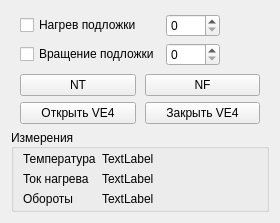
        <widget class="QWidget" name="tab_blockRasp">
         <attribute name="icon">
          <iconset resource="resources.qrc">
           <normaloff>:/icons/icons/icons8-integrated-circuit-100.png</normaloff>:/icons/icons/icons8-integrated-circuit-100.png</iconset>
         </attribute>
         <attribute name="title">
          <string>Блок распределительный</string>
         </attribute>
         <layout class="QVBoxLayout" name="verticalLayout_3">
          <property name="spacing">
           <number>2</number>
          </property>
          <item>
           <layout class="QGridLayout" name="gridLayout_1_blockRasp">
            <property name="leftMargin">
             <number>9</number>
            </property>
            <property name="topMargin">
             <number>3</number>
            </property>
            <property name="rightMargin">
             <number>9</number>
            </property>
            <property name="bottomMargin">
             <number>3</number>
            </property>
            <property name="spacing">
             <number>6</number>
            </property>
            <item row="0" column="1">
             <widget class="QSpinBox" name="spinBox_current_heat">
              <property name="maximum">
               <number>5500</number>
              </property>
             </widget>
            </item>
            <item row="1" column="0">
             <widget class="QCheckBox" name="checkBox_rotation_substrate">
              <property name="text">
               <string>Вращение подложки</string>
              </property>
             </widget>
            </item>
            <item row="1" column="1">
             <widget class="QSpinBox" name="spinBox_Speed">
              <property name="maximum">
               <number>100</number>
              </property>
             </widget>
            </item>
            <item row="0" column="0">
             <widget class="QCheckBox" name="checkBox_currnet_heat">
              <property name="text">
               <string>Нагрев подложки</string>
              </property>
             </widget>
            </item>
            <item row="0" column="2">
             <spacer name="horizontalSpacer_2">
              <property name="orientation">
               <enum>Qt::Horizontal</enum>
              </property>
              <property name="sizeHint" stdset="0">
               <size>
                <width>40</width>
                <height>20</height>
               </size>
              </property>
             </spacer>
            </item>
            <item row="1" column="2">
             <spacer name="horizontalSpacer_3">
              <property name="orientation">
               <enum>Qt::Horizontal</enum>
              </property>
              <property name="sizeHint" stdset="0">
               <size>
                <width>40</width>
                <height>20</height>
               </size>
              </property>
             </spacer>
            </item>
           </layout>
          </item>
          <item>
           <layout class="QGridLayout" name="gridLayout_2_blockRasp">
            <property name="leftMargin">
             <number>9</number>
            </property>
            <property name="topMargin">
             <number>3</number>
            </property>
            <property name="rightMargin">
             <number>9</number>
            </property>
            <property name="bottomMargin">
             <number>3</number>
            </property>
            <property name="horizontalSpacing">
             <number>9</number>
            </property>
            <property name="verticalSpacing">
             <number>6</number>
            </property>
            <item row="1" column="0">
             <widget class="QPushButton" name="pushButton_open_VE4">
              <property name="text">
               <string>Открыть VE4</string>
              </property>
             </widget>
            </item>
            <item row="1" column="1">
             <widget class="QPushButton" name="pushButton_close_VE4">
              <property name="text">
               <string>Закрыть VE4</string>
              </property>
             </widget>
            </item>
            <item row="0" column="0">
             <widget class="QPushButton" name="pushButton_NT">
              <property name="text">
               <string>NT</string>
              </property>
              <property name="icon">
               <iconset resource="resources.qrc">
                <normaloff>:/icons/icons/turbine.png</normaloff>:/icons/icons/turbine.png</iconset>
              </property>
              <property name="iconSize">
               <size>
                <width>16</width>
                <height>16</height>
               </size>
              </property>
              <property name="checkable">
               <bool>true</bool>
              </property>
             </widget>
            </item>
            <item row="0" column="1">
             <widget class="QPushButton" name="pushButton_NF">
              <property name="text">
               <string>NF</string>
              </property>
              <property name="icon">
               <iconset resource="resources.qrc">
                <normaloff>:/icons/icons/icons8-pump-100.png</normaloff>:/icons/icons/icons8-pump-100.png</iconset>
              </property>
              <property name="checkable">
               <bool>true</bool>
              </property>
              <property name="autoDefault">
               <bool>false</bool>
              </property>
              <property name="default">
               <bool>false</bool>
              </property>
              <property name="flat">
               <bool>false</bool>
              </property>
             </widget>
            </item>
           </layout>
          </item>
          <item>
           <widget class="QGroupBox" name="groupBox_meas_rasp">
            <property name="focusPolicy">
             <enum>Qt::WheelFocus</enum>
            </property>
            <property name="acceptDrops">
             <bool>false</bool>
            </property>
            <property name="title">
             <string>Измерения</string>
            </property>
            <property name="alignment">
             <set>Qt::AlignLeading|Qt::AlignLeft|Qt::AlignVCenter</set>
            </property>
            <property name="flat">
             <bool>true</bool>
            </property>
            <property name="checkable">
             <bool>false</bool>
            </property>
            <layout class="QFormLayout" name="formLayout_3_blockRasp">
             <property name="topMargin">
              <number>3</number>
             </property>
             <property name="bottomMargin">
              <number>3</number>
             </property>
             <item row="0" column="0">
              <widget class="QLabel" name="label_temperature">
               <property name="frameShape">
                <enum>QFrame::NoFrame</enum>
               </property>
               <property name="text">
                <string>Температура</string>
               </property>
              </widget>
             </item>
             <item row="0" column="1">
              <widget class="QLabel" name="label_istemperature">
               <property name="layoutDirection">
                <enum>Qt::LeftToRight</enum>
               </property>
               <property name="text">
                <string>TextLabel</string>
               </property>
               <property name="alignment">
                <set>Qt::AlignLeading|Qt::AlignLeft|Qt::AlignVCenter</set>
               </property>
              </widget>
             </item>
             <item row="1" column="0">
              <widget class="QLabel" name="label_current_heat">
               <property name="text">
                <string>Ток нагрева</string>
               </property>
              </widget>
             </item>
             <item row="1" column="1">
              <widget class="QLabel" name="label_iscurrent_heat">
               <property name="text">
                <string>TextLabel</string>
               </property>
              </widget>
             </item>
             <item row="2" column="0">
              <widget class="QLabel" name="label_speed">
               <property name="text">
                <string>Обороты</string>
               </property>
              </widget>
             </item>
             <item row="2" column="1">
              <widget class="QLabel" name="label_isspeed">
               <property name="frameShape">
                <enum>QFrame::NoFrame</enum>
               </property>
               <property name="text">
                <string>TextLabel</string>
               </property>
              </widget>
             </item>
            </layout>
           </widget>
          </item>
         </layout>
        </widget>
